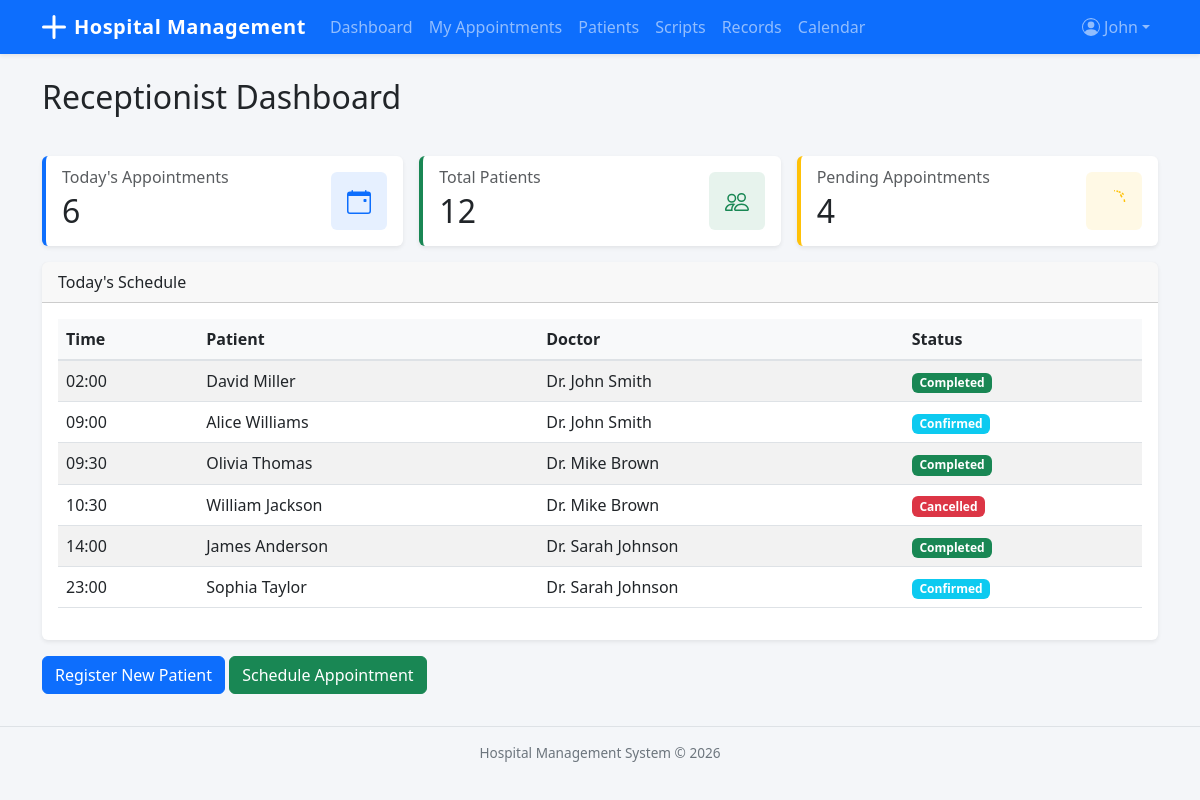
The page /dashboard/receptionist/ (signed in) on the database its author committed.
### accounts/models.py (models this page shows, shortened)
class User(AbstractUser):
    class Role(models.TextChoices):
        ADMIN = 'Admin', 'Admin'
        DOCTOR = 'Doctor', 'Doctor'
        RECEPTIONIST = 'Receptionist', 'Receptionist'
    role = models.CharField(max_length=20, choices=Role.choices, default=Role.RECEPTIONIST)
    phone_number = models.CharField(max_length=15, blank=True)

### appointments/models.py (models this page shows, shortened)
class Appointment(models.Model):
    class Status(models.TextChoices):
        PENDING = 'Pending', 'Pending'
        CONFIRMED = 'Confirmed', 'Confirmed'
        COMPLETED = 'Completed', 'Completed'
        CANCELLED = 'Cancelled', 'Cancelled'
    patient = models.ForeignKey(
        'patients.Patient', on_delete=models.CASCADE, related_name='appointments'
    )
    doctor = models.ForeignKey(
        'doctors.Doctor', on_delete=models.SET_NULL, null=True, related_name='appointments'
    )
    department = models.ForeignKey(
        'departments.Department', on_delete=models.SET_NULL, null=True
    )
    appointment_date = models.DateField()
    appointment_time = models.TimeField()
    status = models.CharField(max_length=20, choices=Status.choices, default=Status.PENDING)
    reason_for_visit = models.TextField(blank=True)
    notes = models.TextField(blank=True)
    created_at = models.DateTimeField(auto_now_add=True)
    class Meta:
        ordering = ['-appointment_date', '-appointment_time']

### patients/models.py (models this page shows)
class Patient(models.Model):
    class Gender(models.TextChoices):
        MALE = 'Male', 'Male'
        FEMALE = 'Female', 'Female'
        OTHER = 'Other', 'Other'
    class BloodGroup(models.TextChoices):
        A_POS = 'A+', 'A+'
        A_NEG = 'A-', 'A-'
        B_POS = 'B+', 'B+'
        B_NEG = 'B-', 'B-'
        AB_POS = 'AB+', 'AB+'
        AB_NEG = 'AB-', 'AB-'
        O_POS = 'O+', 'O+'
        O_NEG = 'O-', 'O-'
    first_name = models.CharField(max_length=50)
    last_name = models.CharField(max_length=50)
    date_of_birth = models.DateField()
    gender = models.CharField(max_length=10, choices=Gender.choices)
    blood_group = models.CharField(max_length=5, choices=BloodGroup.choices, blank=True)
    phone_number = models.CharField(max_length=15)
    email = models.EmailField(blank=True)
    address = models.TextField(blank=True)
    emergency_contact_name = models.CharField(max_length=100, blank=True)
    emergency_contact_phone = models.CharField(max_length=15, blank=True)
    registered_date = models.DateTimeField(auto_now_add=True)
    def __str__(self):
        return f"{self.first_name} {self.last_name}"

### doctors/models.py (models this page shows)
class Doctor(models.Model):
    user = models.OneToOneField(settings.AUTH_USER_MODEL, on_delete=models.CASCADE)
    department = models.ForeignKey(
        'departments.Department', on_delete=models.SET_NULL,
        null=True, blank=True, related_name='doctors'
    )
    specialization = models.CharField(max_length=100)
    qualification = models.CharField(max_length=200)
    experience_years = models.PositiveIntegerField(default=0)
    consultation_fee = models.DecimalField(max_digits=10, decimal_places=2, default=0)
    available_days = models.CharField(
        max_length=100,
        help_text="Comma-separated days (e.g., Monday,Tuesday,Wednesday)"
    )
    available_time_start = models.TimeField(null=True, blank=True)
    available_time_end = models.TimeField(null=True, blank=True)
    is_active = models.BooleanField(default=True)
    def __str__(self):
        return f"Dr. {self.user.get_full_name() or self.user.username}"

### accounts/views.py (the view)
# urls.py: path('dashboard/receptionist/', views.receptionist_dashboard, name='receptionist_dashboard'),
@login_required
def receptionist_dashboard(request):
    today = timezone.now().date()
    context = {
        'today_appointments': Appointment.objects.filter(
            appointment_date=today
        ).order_by('appointment_time'),
        'total_patients': Patient.objects.count(),
        'pending_appointments': Appointment.objects.filter(
            status='Pending'
        ).count(),
    }
    return render(request, 'accounts/receptionist_dashboard.html', context)

### templates/accounts/receptionist_dashboard.html (shortened to what this page needs)
{% extends 'base.html' %}
{% block content %}
<h2>Receptionist Dashboard</h2>
<div class="row mt-4 g-3">
    <div class="col-md-4">
        <div class="card stat-card primary">
            <div class="card-body">
                <div class="d-flex justify-content-between align-items-center">
                    <div>
                        <h6 class="card-subtitle text-muted mb-1">Today's Appointments</h6>
                        <h2 class="card-title mb-0">{{ today_appointments|length }}</h2>
                    </div>
                    <div class="bg-primary bg-opacity-10 p-3 rounded">
                    </div>
                </div>
            </div>
        </div>
    </div>
    <div class="col-md-4">
        <div class="card stat-card success">
            <div class="card-body">
                <div class="d-flex justify-content-between align-items-center">
                    <div>
                        <h6 class="card-subtitle text-muted mb-1">Total Patients</h6>
                        <h2 class="card-title mb-0">{{ total_patients }}</h2>
                    </div>
                    <div class="bg-success bg-opacity-10 p-3 rounded">
                    </div>
                </div>
            </div>
        </div>
    </div>
    <div class="col-md-4">
        <div class="card stat-card warning">
            <div class="card-body">
                <div class="d-flex justify-content-between align-items-center">
                    <div>
                        <h6 class="card-subtitle text-muted mb-1">Pending Appointments</h6>
                        <h2 class="card-title mb-0">{{ pending_appointments }}</h2>
                    </div>
                    <div class="bg-warning bg-opacity-10 p-3 rounded">
                    </div>
                </div>
            </div>
        </div>
    </div>
</div>
<div class="card mt-3">
    <div class="card-header">Today's Schedule</div>
    <div class="card-body">
        {% if today_appointments %}
        <table class="table table-striped">
            <thead><tr><th>Time</th><th>Patient</th><th>Doctor</th><th>Status</th></tr></thead>
            <tbody>
            {% for apt in today_appointments %}
            <tr>
                <td>{{ apt.appointment_time|time:"H:i" }}</td>
                <td>{{ apt.patient }}</td>
                <td>{{ apt.doctor }}</td>
                <td><span class="badge bg-{% if apt.status == 'Completed' %}success{% elif apt.status == 'Cancelled' %}danger{% elif apt.status == 'Confirmed' %}info{% else %}warning{% endif %}">{{ apt.status }}</span></td>
            </tr>
            {% endfor %}
            </tbody>
        </table>
        {% else %}
        <p class="text-muted">No appointments scheduled for today.</p>
        {% endif %}
    </div>
</div>
<div class="mt-3">
    <a href="{% url 'patient_create' %}" class="btn btn-primary">Register New Patient</a>
    <a href="{% url 'appointment_create' %}" class="btn btn-success">Schedule Appointment</a>
</div>
{% endblock %}

### templates/base.html (shortened to what this page needs)
<!DOCTYPE html>
<html lang="en">
<head>
    <link href="https://cdn.jsdelivr.net/npm/bootstrap@5.3.0/dist/css/bootstrap.min.css" rel="stylesheet">
</head>
<body>
    <nav class="navbar navbar-expand-lg navbar-dark bg-primary shadow-sm">
        <div class="container">
            <a class="navbar-brand d-flex align-items-center" href="{% url 'dashboard_redirect' %}">
                <svg xmlns="http://www.w3.org/2000/svg" width="24" height="24" fill="currentColor" class="me-2" viewBox="0 0 16 16">
                    <path d="M8 0a1 1 0 0 1 1 1v6h6a1 1 0 1 1 0 2H9v6a1 1 0 1 1-2 0V9H1a1 1 0 0 1 0-2h6V1a1 1 0 0 1 1-1z"/>
                </svg>
                <span class="d-none d-sm-inline">Hospital Management</span><span class="d-sm-none">HMS</span>
            </a>
            <div class="collapse navbar-collapse" id="navbarNav">
                {% if user.is_authenticated %}
                <ul class="navbar-nav me-auto">
                    {% if user.role == 'Admin' %}
                    <li class="nav-item"><a class="nav-link{% if request.resolver_match.url_name == 'admin_dashboard' %} active{% endif %}" href="{% url 'admin_dashboard' %}">Dashboard</a></li>
                    <li class="nav-item"><a class="nav-link{% if request.resolver_match.url_name == 'department_list' %} active{% endif %}" href="{% url 'department_list' %}">Departments</a></li>
                    <li class="nav-item"><a class="nav-link{% if 'doctor' in request.resolver_match.url_name %} active{% endif %}" href="{% url 'doctor_list' %}">Doctors</a></li>
                    <li class="nav-item"><a class="nav-link{% if 'patient' in request.resolver_match.url_name %} active{% endif %}" href="{% url 'patient_list' %}">Patients</a></li>
                    <li class="nav-item"><a class="nav-link{% if 'appointment' in request.resolver_match.url_name %} active{% endif %}" href="{% url 'appointment_list' %}">Appointments</a></li>
                    <li class="nav-item"><a class="nav-link{% if 'prescription' in request.resolver_match.url_name %} active{% endif %}" href="{% url 'prescription_list' %}">Prescriptions</a></li>
                    <li class="nav-item"><a class="nav-link{% if 'record' in request.resolver_match.url_name %} active{% endif %}" href="{% url 'medical_record_list' %}">Records</a></li>
                    <li class="nav-item"><a class="nav-link{% if 'report' in request.resolver_match.url_name %} active{% endif %}" href="{% url 'patient_report' %}">Reports</a></li>
                    <li class="nav-item"><a class="nav-link{% if 'calendar' in request.resolver_match.url_name %} active{% endif %}" href="{% url 'doctor_calendar' %}">Calendar</a></li>
                    {% elif user.role == 'Doctor' %}
                    <li class="nav-item"><a class="nav-link{% if request.resolver_match.url_name == 'doctor_dashboard' %} active{% endif %}" href="{% url 'doctor_dashboard' %}">Dashboard</a></li>
                    <li class="nav-item"><a class="nav-link{% if request.resolver_match.url_name == 'doctor_appointments' %} active{% endif %}" href="{% url 'doctor_appointments' %}">My Appointments</a></li>
                    <li class="nav-item"><a class="nav-link{% if 'patient' in request.resolver_match.url_name %} active{% endif %}" href="{% url 'patient_list' %}">Patients</a></li>
                    <li class="nav-item"><a class="nav-link{% if request.resolver_match.url_name == 'doctor_prescriptions' %} active{% endif %}" href="{% url 'doctor_prescriptions' %}">Scripts</a></li>
                    <li class="nav-item"><a class="nav-link{% if request.resolver_match.url_name == 'doctor_medical_records' %} active{% endif %}" href="{% url 'doctor_medical_records' %}">Records</a></li>
                    <li class="nav-item"><a class="nav-link{% if 'calendar' in request.resolver_match.url_name %} active{% endif %}" href="{% url 'doctor_calendar' %}">Calendar</a></li>
                    {% endif %}
                </ul>
                <ul class="navbar-nav">
                    <li class="nav-item dropdown">
                        <a class="nav-link dropdown-toggle d-flex align-items-center" href="#" role="button" data-bs-toggle="dropdown">
                            <span class="d-none d-md-inline">{{ user.get_short_name|default:user.username }}</span>
                        </a>
                    </li>
                </ul>
                {% endif %}
            </div>
        </div>
    </nav>
    <div class="container mt-4">
        {% block content %}{% endblock %}
    </div>
    <footer class="footer text-center">
        <div class="container">
            Hospital Management System &copy; {% now "Y" %}
        </div>
    </footer>
</body>
</html>

### templates/base.html (style rules this page uses)
body { background-color: #f4f6f9; }
.navbar { padding-top: 0; padding-bottom: 0; }
.navbar-brand { font-weight: 700; letter-spacing: 0.5px; padding-top: 0.75rem; padding-bottom: 0.75rem; }
.navbar .nav-link { padding-top: 0.75rem; padding-bottom: 0.75rem; position: relative; }
.card { border: none; box-shadow: 0 0.125rem 0.25rem rgba(0,0,0,0.075); transition: box-shadow 0.2s; }
.table th { background-color: #f8f9fa; border-bottom-width: 2px; }
.footer { font-size: 0.85rem; color: #6c757d; border-top: 1px solid #dee2e6; padding: 1rem 0; margin-top: 2rem; }
.stat-card { border-left: 4px solid; }
.stat-card.primary { border-left-color: #0d6efd; }
.stat-card.success { border-left-color: #198754; }
.stat-card.warning { border-left-color: #ffc107; }

### rows shown on the page
User: get_short_name "John"
Appointment: appointment_time "02:00", patient "David Miller", doctor "Dr. John Smith", status "Completed"
Appointment: appointment_time "09:00", patient "Alice Williams", doctor "Dr. John Smith", status "Confirmed"
Appointment: appointment_time "09:30", patient "Olivia Thomas", doctor "Dr. Mike Brown", status "Completed"
Appointment: appointment_time "10:30", patient "William Jackson", doctor "Dr. Mike Brown", status "Cancelled"
Appointment: appointment_time "14:00", patient "James Anderson", doctor "Dr. Sarah Johnson", status "Completed"
Appointment: appointment_time "23:00", patient "Sophia Taylor", doctor "Dr. Sarah Johnson", status "Confirmed"

### other values the page prints
{{ today_appointments|length }} "6"
{{ total_patients }} "12"
{{ pending_appointments }} "4"
